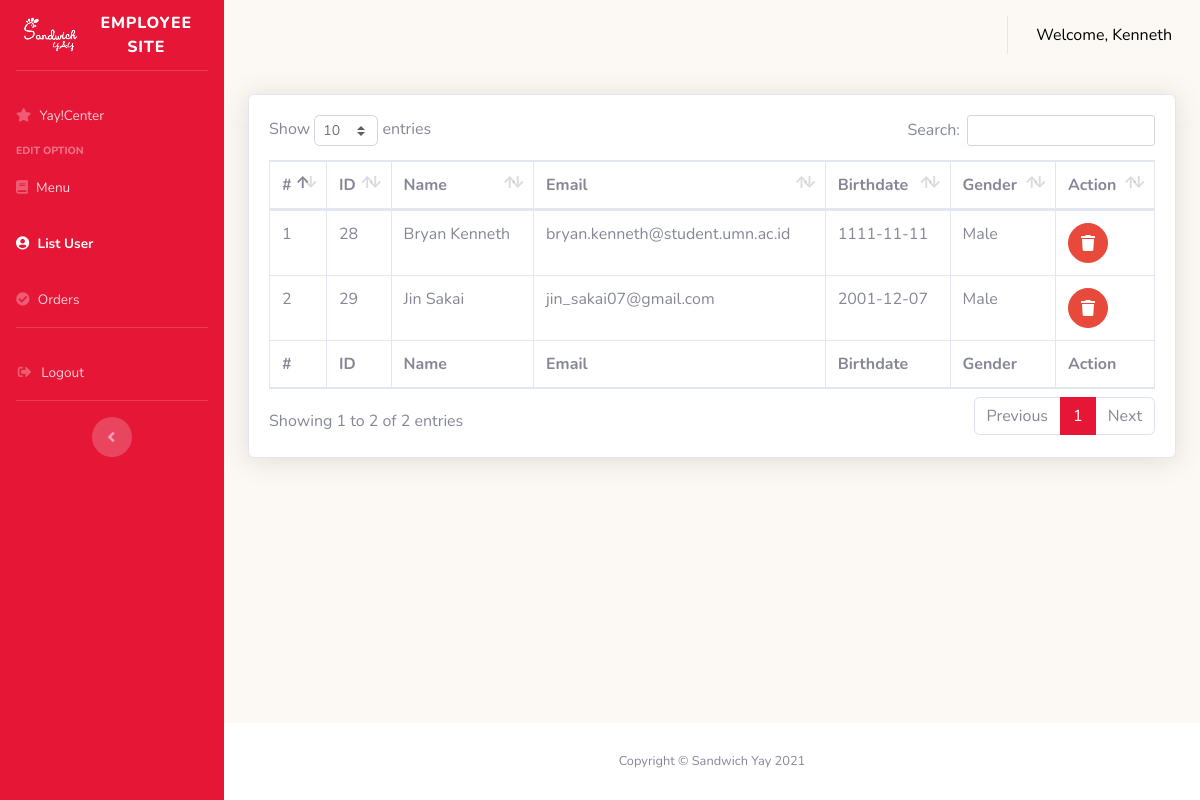
Page /UTS_2/admin/user.php (signed in) on the committed database.
### tables this page shows
CREATE TABLE `user` (
  `ID` int(11) NOT NULL,
  `FirstName` varchar(25) NOT NULL,
  `LastName` varchar(50) DEFAULT NULL,
  `Email` varchar(75) NOT NULL,
  `Password` varchar(250) NOT NULL,
  `BirthDate` date DEFAULT NULL,
  `Gender` varchar(25) NOT NULL,
  `Role` int(11) NOT NULL
);

### UTS_2/admin/user.php (the view, shortened to what this page needs)
<head>
<link href="vendor/fontawesome-free/css/all.min.css" rel="stylesheet" type="text/css">
<link href="css/sb-admin-2.min.css" rel="stylesheet">
<link href="vendor/datatables/dataTables.bootstrap4.min.css" rel="stylesheet">
<link href="css/style.css" rel="stylesheet" type="text/css">
<link rel="stylesheet" href="https://unpkg.com/aos@next/dist/aos.css" />
</head>
<body id="page-top">
<div id="wrapper">
    <ul class="navbar-nav sidebar sidebar-dark accordion" style="background-color: #E51636;" id="accordionSidebar" data-aos="fade-right">
        <a class="sidebar-brand d-flex align-items-center justify-content-center" href="admin.php">
            <div class="sidebar-brand-icon">
                <img class="img-fluid" src="img/logo.png">
            </div>
            <div class="sidebar-brand-text mx-3">Employee Site</div>
        </a>
        <hr class="sidebar-divider">
        <li class="nav-item">
            <a class="nav-link" href="admin.php">
                <i class="fa fa-star"></i>
                <span>Yay!Center</span></a>
        </li>
        <div class="sidebar-heading">
            Edit Option
        </div>
        <li class="nav-item">
            <a class="nav-link" href="menu.php">
                <i class="fas fa-book"></i>
                <span>Menu</span></a>
        </li>
        <li class="nav-item active">
            <a class="nav-link" href="user.php">
                <i class="fa fa-user-circle" aria-hidden="true"></i>
                <span>List User</span></a>
        </li>
        <li class="nav-item">
            <a class="nav-link" href="order.php">
                <i class="fa fa-check-circle" aria-hidden="true"></i>
                <span>Orders</span></a>
        </li>
        <hr class="sidebar-divider">
        <li class="nav-item">
            <a class="nav-link" href="../logout.php">
                <i class="fas fa-fw fa-sign-out-alt"></i>
                <span>Logout</span></a>
        </li>
        <hr class="sidebar-divider d-none d-md-block">
        <div class="text-center d-none d-md-inline">
            <button class="rounded-circle border-0" id="sidebarToggle"></button>
        </div>
    </ul>
    <div id="content-wrapper" class="d-flex flex-column">
        <div id="content"class="content">
            <nav class="navbar navbar-expand navbar-light  topbar mb-4 static-top ">
                <ul class="navbar-nav ml-auto">
                    <li class="nav-item dropdown no-arrow">
                        <a class="nav-link dropdown-toggle " href="#" id="userDropdown" role="button" data-toggle="dropdown" aria-haspopup="true" aria-expanded="false" style="color: black;">
                            Welcome, <?php echo $_SESSION["name"];?>
                        </a>
                    </li>
                </ul>
            </nav>
<div class="container-fluid">
    <div class="card shadow mb-4">
        <div class="card-body">
            <div class="table-responsive" data-aos="fade-up">
                <table class="table table-bordered" id="dataTable" width="100%" cellspacing="0">
                    <thead>
                        <tr>
                            <th> # </th>
                            <th> ID </th>
                            <th> Name </th>
                            <th> Email </th>
                            <th> Birthdate </th>
                            <th> Gender </th>
                            <th> Action </th>
                        </tr>
                    </thead>
                    <tbody>
                        <?php
                        require_once "../koneksi.php";
                        $index = 1;
                        $query = "SELECT * FROM user WHERE Role = 1";
                        $result = $conn->query($query);
                        while ($line = $result->fetch_assoc()) {
                        ?>
                            <tr>
                                <td><?= $index ?></td>
                                <td><?= $line['ID'] ?></td>
                                <td><?= $line['FirstName'] . " " . $line['LastName'] ?></td>
                                <td><?= $line['Email'] ?></td>
                                <td><?= $line['BirthDate'] ?></td>
                                <td><?= $line['Gender'] ?></td>
                                <td>
                                    <a href="delete-user.php?id=<?= $line['ID'] ?>" class="btn btn-danger btn-circle" role="button">
                                        <i class="fas fa-trash"></i>
                                    </a>
                                </td>
                            </tr>
                        <?php
                            $index++;
                        }
                        ?>
                    </tbody>
                    <tfoot>
                        <tr>
                            <th> # </th>
                            <th> ID </th>
                            <th> Name </th>
                            <th> Email </th>
                            <th> Birthdate </th>
                            <th> Gender </th>
                            <th> Action </th>
                        </tr>
                    </tfoot>
                </table>
            </div>
        </div>
    </div>
</div>
<?php
include 'templates/admin_footer.php';
?>

### UTS_2/admin/css/style.css (style rules this page uses)
.content { background-color: #fcf9f4; }

### rows in the picture
user: ID "28", FirstName "Bryan", LastName "Kenneth", Email "bryan.kenneth@student.umn.ac.id", BirthDate "1111-11-11", Gender "Male"
user: ID "29", FirstName "Jin", LastName "Sakai", Email "jin_sakai07@gmail.com", BirthDate "2001-12-07", Gender "Male"

### other values in the picture
$_SESSION["name"] "Kenneth"
